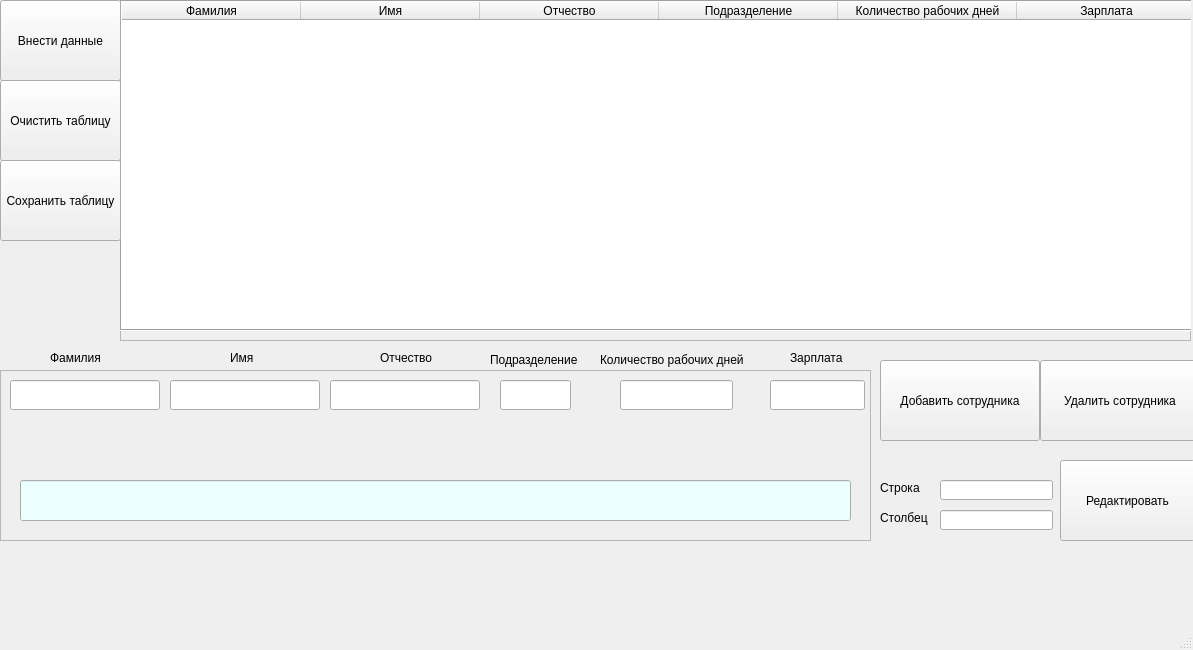
<?xml version="1.0" encoding="UTF-8"?>
<ui version="4.0">
 <class>MainWindow</class>
 <widget class="QMainWindow" name="MainWindow">
  <property name="enabled">
   <bool>true</bool>
  </property>
  <property name="geometry">
   <rect>
    <x>0</x>
    <y>0</y>
    <width>1193</width>
    <height>650</height>
   </rect>
  </property>
  <property name="windowTitle">
   <string>Список студентов</string>
  </property>
  <widget class="QWidget" name="centralwidget">
   <widget class="QFrame" name="frame">
    <property name="geometry">
     <rect>
      <x>120</x>
      <y>0</y>
      <width>1071</width>
      <height>341</height>
     </rect>
    </property>
    <property name="frameShape">
     <enum>QFrame::StyledPanel</enum>
    </property>
    <property name="frameShadow">
     <enum>QFrame::Raised</enum>
    </property>
    <widget class="QTableWidget" name="tableWidget">
     <property name="geometry">
      <rect>
       <x>0</x>
       <y>0</y>
       <width>1081</width>
       <height>331</height>
      </rect>
     </property>
     <property name="frameShape">
      <enum>QFrame::Box</enum>
     </property>
     <property name="frameShadow">
      <enum>QFrame::Sunken</enum>
     </property>
     <property name="autoScrollMargin">
      <number>16</number>
     </property>
     <property name="rowCount">
      <number>0</number>
     </property>
     <property name="columnCount">
      <number>6</number>
     </property>
     <attribute name="horizontalHeaderVisible">
      <bool>true</bool>
     </attribute>
     <attribute name="horizontalHeaderDefaultSectionSize">
      <number>179</number>
     </attribute>
     <column>
      <property name="text">
       <string>Фамилия</string>
      </property>
     </column>
     <column>
      <property name="text">
       <string>Имя</string>
      </property>
     </column>
     <column>
      <property name="text">
       <string>Отчество</string>
      </property>
     </column>
     <column>
      <property name="text">
       <string>Подразделение</string>
      </property>
     </column>
     <column>
      <property name="text">
       <string>Количество рабочих дней</string>
      </property>
     </column>
     <column>
      <property name="text">
       <string>Зарплата</string>
      </property>
     </column>
    </widget>
   </widget>
   <widget class="QPushButton" name="clearButton">
    <property name="geometry">
     <rect>
      <x>0</x>
      <y>80</y>
      <width>121</width>
      <height>81</height>
     </rect>
    </property>
    <property name="text">
     <string>Очистить таблицу</string>
    </property>
   </widget>
   <widget class="QPushButton" name="addButton">
    <property name="geometry">
     <rect>
      <x>880</x>
      <y>360</y>
      <width>160</width>
      <height>81</height>
     </rect>
    </property>
    <property name="text">
     <string>Добавить сотрудника</string>
    </property>
   </widget>
   <widget class="QFrame" name="frame_2">
    <property name="geometry">
     <rect>
      <x>0</x>
      <y>370</y>
      <width>871</width>
      <height>171</height>
     </rect>
    </property>
    <property name="frameShape">
     <enum>QFrame::StyledPanel</enum>
    </property>
    <property name="frameShadow">
     <enum>QFrame::Raised</enum>
    </property>
    <widget class="QLineEdit" name="lineEdit">
     <property name="geometry">
      <rect>
       <x>20</x>
       <y>110</y>
       <width>831</width>
       <height>41</height>
      </rect>
     </property>
     <property name="palette">
      <palette>
       <active>
        <colorrole role="WindowText">
         <brush brushstyle="SolidPattern">
          <color alpha="255">
           <red>0</red>
           <green>0</green>
           <blue>255</blue>
          </color>
         </brush>
        </colorrole>
        <colorrole role="Text">
         <brush brushstyle="SolidPattern">
          <color alpha="255">
           <red>0</red>
           <green>0</green>
           <blue>255</blue>
          </color>
         </brush>
        </colorrole>
        <colorrole role="Base">
         <brush brushstyle="SolidPattern">
          <color alpha="255">
           <red>235</red>
           <green>255</green>
           <blue>254</blue>
          </color>
         </brush>
        </colorrole>
       </active>
       <inactive>
        <colorrole role="WindowText">
         <brush brushstyle="SolidPattern">
          <color alpha="255">
           <red>0</red>
           <green>0</green>
           <blue>255</blue>
          </color>
         </brush>
        </colorrole>
        <colorrole role="Text">
         <brush brushstyle="SolidPattern">
          <color alpha="255">
           <red>0</red>
           <green>0</green>
           <blue>255</blue>
          </color>
         </brush>
        </colorrole>
        <colorrole role="Base">
         <brush brushstyle="SolidPattern">
          <color alpha="255">
           <red>235</red>
           <green>255</green>
           <blue>254</blue>
          </color>
         </brush>
        </colorrole>
       </inactive>
       <disabled>
        <colorrole role="WindowText">
         <brush brushstyle="SolidPattern">
          <color alpha="255">
           <red>120</red>
           <green>120</green>
           <blue>120</blue>
          </color>
         </brush>
        </colorrole>
        <colorrole role="Text">
         <brush brushstyle="SolidPattern">
          <color alpha="255">
           <red>120</red>
           <green>120</green>
           <blue>120</blue>
          </color>
         </brush>
        </colorrole>
        <colorrole role="Base">
         <brush brushstyle="SolidPattern">
          <color alpha="255">
           <red>240</red>
           <green>240</green>
           <blue>240</blue>
          </color>
         </brush>
        </colorrole>
       </disabled>
      </palette>
     </property>
     <property name="text">
      <string/>
     </property>
    </widget>
    <widget class="QLineEdit" name="lineEdit_4">
     <property name="geometry">
      <rect>
       <x>10</x>
       <y>10</y>
       <width>150</width>
       <height>30</height>
      </rect>
     </property>
    </widget>
    <widget class="QLineEdit" name="lineEdit_5">
     <property name="geometry">
      <rect>
       <x>170</x>
       <y>10</y>
       <width>150</width>
       <height>30</height>
      </rect>
     </property>
    </widget>
    <widget class="QLineEdit" name="lineEdit_6">
     <property name="geometry">
      <rect>
       <x>330</x>
       <y>10</y>
       <width>150</width>
       <height>30</height>
      </rect>
     </property>
    </widget>
    <widget class="QLineEdit" name="lineEdit_7">
     <property name="geometry">
      <rect>
       <x>500</x>
       <y>10</y>
       <width>71</width>
       <height>30</height>
      </rect>
     </property>
    </widget>
    <widget class="QLineEdit" name="lineEdit_8">
     <property name="geometry">
      <rect>
       <x>620</x>
       <y>10</y>
       <width>113</width>
       <height>30</height>
      </rect>
     </property>
    </widget>
    <widget class="QLineEdit" name="lineEdit_9">
     <property name="geometry">
      <rect>
       <x>770</x>
       <y>10</y>
       <width>95</width>
       <height>30</height>
      </rect>
     </property>
    </widget>
   </widget>
   <widget class="QPushButton" name="loadTable">
    <property name="geometry">
     <rect>
      <x>0</x>
      <y>0</y>
      <width>121</width>
      <height>81</height>
     </rect>
    </property>
    <property name="text">
     <string>Внести данные</string>
    </property>
   </widget>
   <widget class="QPushButton" name="editButton">
    <property name="geometry">
     <rect>
      <x>1060</x>
      <y>460</y>
      <width>135</width>
      <height>81</height>
     </rect>
    </property>
    <property name="text">
     <string>Редактировать</string>
    </property>
   </widget>
   <widget class="QLineEdit" name="lineEdit_2">
    <property name="geometry">
     <rect>
      <x>940</x>
      <y>480</y>
      <width>113</width>
      <height>20</height>
     </rect>
    </property>
   </widget>
   <widget class="QLineEdit" name="lineEdit_3">
    <property name="geometry">
     <rect>
      <x>940</x>
      <y>510</y>
      <width>113</width>
      <height>20</height>
     </rect>
    </property>
   </widget>
   <widget class="QPushButton" name="deleteButton">
    <property name="geometry">
     <rect>
      <x>1040</x>
      <y>360</y>
      <width>160</width>
      <height>81</height>
     </rect>
    </property>
    <property name="text">
     <string>Удалить сотрудника</string>
    </property>
   </widget>
   <widget class="QLabel" name="label">
    <property name="geometry">
     <rect>
      <x>50</x>
      <y>350</y>
      <width>55</width>
      <height>16</height>
     </rect>
    </property>
    <property name="text">
     <string>Фамилия</string>
    </property>
   </widget>
   <widget class="QLabel" name="label_2">
    <property name="geometry">
     <rect>
      <x>230</x>
      <y>350</y>
      <width>31</width>
      <height>16</height>
     </rect>
    </property>
    <property name="text">
     <string>Имя</string>
    </property>
   </widget>
   <widget class="QLabel" name="label_3">
    <property name="geometry">
     <rect>
      <x>380</x>
      <y>350</y>
      <width>55</width>
      <height>16</height>
     </rect>
    </property>
    <property name="text">
     <string>Отчество</string>
    </property>
   </widget>
   <widget class="QLabel" name="label_4">
    <property name="geometry">
     <rect>
      <x>490</x>
      <y>350</y>
      <width>91</width>
      <height>20</height>
     </rect>
    </property>
    <property name="text">
     <string>Подразделение</string>
    </property>
   </widget>
   <widget class="QLabel" name="label_5">
    <property name="geometry">
     <rect>
      <x>600</x>
      <y>350</y>
      <width>151</width>
      <height>20</height>
     </rect>
    </property>
    <property name="text">
     <string>Количество рабочих дней</string>
    </property>
   </widget>
   <widget class="QLabel" name="label_6">
    <property name="geometry">
     <rect>
      <x>790</x>
      <y>350</y>
      <width>55</width>
      <height>16</height>
     </rect>
    </property>
    <property name="text">
     <string>Зарплата</string>
    </property>
   </widget>
   <widget class="QLabel" name="label_7">
    <property name="geometry">
     <rect>
      <x>880</x>
      <y>480</y>
      <width>55</width>
      <height>16</height>
     </rect>
    </property>
    <property name="text">
     <string>Строка</string>
    </property>
   </widget>
   <widget class="QLabel" name="label_8">
    <property name="geometry">
     <rect>
      <x>880</x>
      <y>510</y>
      <width>55</width>
      <height>16</height>
     </rect>
    </property>
    <property name="text">
     <string>Столбец</string>
    </property>
   </widget>
   <widget class="QPushButton" name="saveButton">
    <property name="geometry">
     <rect>
      <x>0</x>
      <y>160</y>
      <width>121</width>
      <height>81</height>
     </rect>
    </property>
    <property name="text">
     <string>Сохранить таблицу</string>
    </property>
   </widget>
  </widget>
  <widget class="QMenuBar" name="menubar">
   <property name="geometry">
    <rect>
     <x>0</x>
     <y>0</y>
     <width>1193</width>
     <height>26</height>
    </rect>
   </property>
  </widget>
  <widget class="QStatusBar" name="statusbar"/>
 </widget>
 <resources/>
 <connections>
  <connection>
   <sender>clearButton</sender>
   <signal>clicked()</signal>
   <receiver>tableWidget</receiver>
   <slot>clearContents()</slot>
   <hints>
    <hint type="sourcelabel">
     <x>319</x>
     <y>349</y>
    </hint>
    <hint type="destinationlabel">
     <x>301</x>
     <y>222</y>
    </hint>
   </hints>
  </connection>
 </connections>
</ui>
